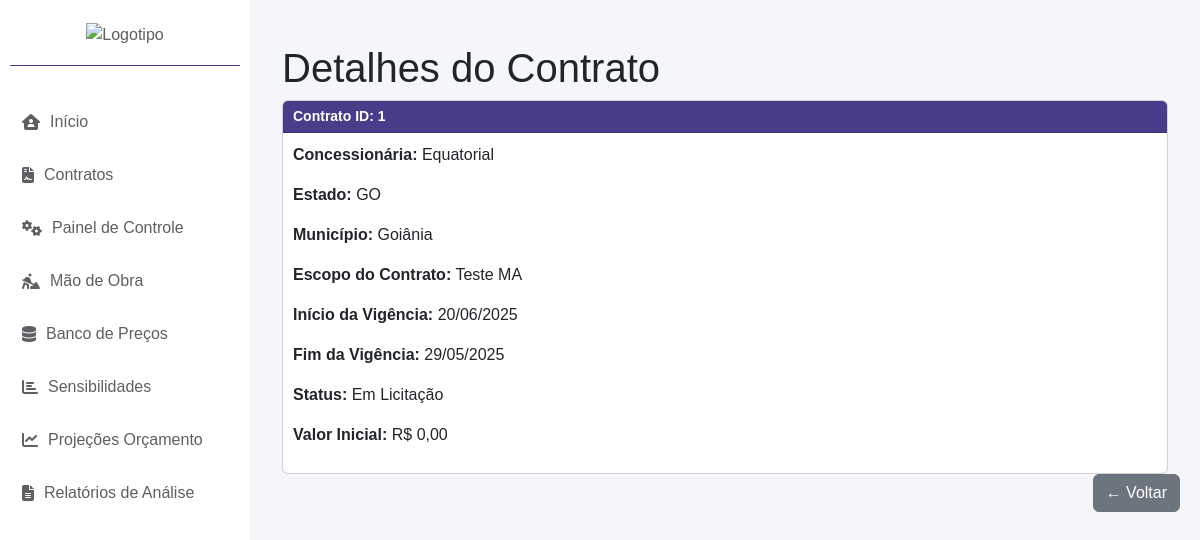
The app's page /cad_contrato/detalhes-contrato/1/, older data.
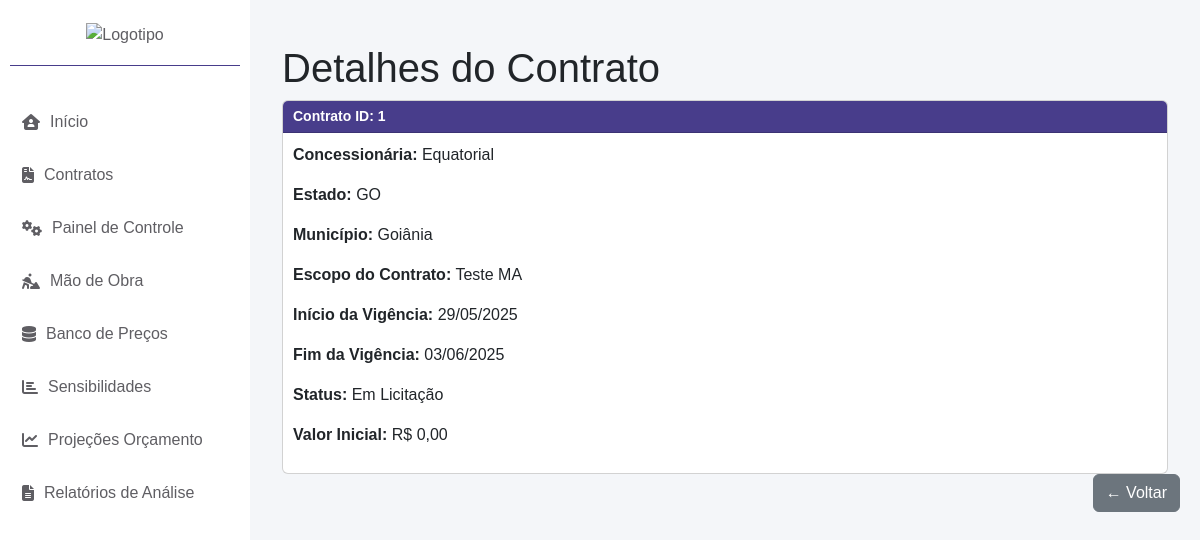
The same page, newer data.
### cad_contrato/models.py (models this page shows, shortened)
class CadastroContrato(models.Model):
    ESTADOS_CHOICES = [
        ('AC', 'Acre'),
        ('AL', 'Alagoas'),
        ('AP', 'Amapá'),
        ('AM', 'Amazonas'),
        ('BA', 'Bahia'),
        ('CE', 'Ceará'),
        ('DF', 'Distrito Federal'),
        ('ES', 'Espírito Santo'),
        ('GO', 'Goiás'),
        ('MA', 'Maranhão'),
        ('MT', 'Mato Grosso'),
        ('MS', 'Mato Grosso do Sul'),
        ('MG', 'Minas Gerais'),
        ('PA', 'Pará'),
        ('PB', 'Paraíba'),
        ('PR', 'Paraná'),
        ('PE', 'Pernambuco'),
        ('PI', 'Piauí'),
        ('RJ', 'Rio de Janeiro'),
        ('RN', 'Rio Grande do Norte'),
        ('RS', 'Rio Grande do Sul'),
        ('RO', 'Rondônia'),
        ('RR', 'Roraima'),
        ('SC', 'Santa Catarina'),
        ('SP', 'São Paulo'),
        ('SE', 'Sergipe'),
        ('TO', 'Tocantins'),
    ]
    STATUS_CHOICES = [
        ('EM_LICITACAO', 'Em Licitação'),
        ('EM_RENOVACAO', 'Em Renovação'),
        ('ATIVO', 'Ativo'),
        ('ENCERRADO', 'Encerrado'),
    ]
    contrato = models.AutoField(primary_key=True)
    concessionaria = models.CharField(max_length=100, default='Equatorial')
    estado = models.CharField(max_length=2, choices=ESTADOS_CHOICES, default='GO')
    municipio = models.CharField(max_length=100, default='Goiânia')
    escopo_contrato = models.CharField(max_length=255)
    inicio_vigencia_contrato = models.DateField(default='2025-01-01')
    fim_vigencia_contrato = models.DateField(default='2029-01-01')
    versao_base = models.ForeignKey('self', null=True, blank=True, on_delete=models.PROTECT, related_name='versoes')
    numero_versao = models.IntegerField(default=0)
    descricao_alteracao = models.TextField(blank=True)
    status_contrato = models.CharField(max_length=15, choices=STATUS_CHOICES, default='EM_LICITACAO', verbose_name="Status do Contrato")
    valor_inicial = models.DecimalField(max_digits=15, decimal_places=2, default=0.00, verbose_name="Valor Inicial do Contrato")
    created_at = models.DateTimeField(auto_now_add=True)
    updated_at = models.DateTimeField(auto_now=True)
    class Meta:
        ordering = ['-created_at']

### cad_contrato/views.py (the view)
# urls.py: path('detalhes-contrato/<int:pk>/', DetailContratosView.as_view(), name='detalhes_contrato'),
class DetailContratosView(DetailView):
    model = CadastroContrato
    template_name = 'detalhes_contrato.html'
    context_object_name = 'contrato'
    def get_object(self, queryset=None):
        contrato_id = self.kwargs.get('pk')  # 'pk' é o padrão usado pelo DetailView
        return CadastroContrato.objects.get(contrato=contrato_id)

### app/context_processors.py (called while the page is built)
def contrato_context(request):
    contrato_id = request.session.get('contrato_id')
    contrato = None
    if contrato_id:
        try:
            contrato = CadastroContrato.objects.get(contrato=contrato_id)
        except CadastroContrato.DoesNotExist:
            pass
    return {'contrato': contrato}

### cad_contrato/templates/detalhes_contrato.html
{% extends 'base.html' %}
{% block content %}
<div class="container-fluid mt-4">
    <h1>Detalhes do Contrato</h1>
    <div class="card">
        <div class="card-header">
            <strong>Contrato ID:</strong> {{ contrato.contrato }}
        </div>
        <div class="card-body">
            <p><strong>Concessionária:</strong> {{ contrato.concessionaria }}</p>
            <p><strong>Estado:</strong> {{ contrato.estado }}</p>
            <p><strong>Município:</strong> {{ contrato.municipio }}</p>
            <p><strong>Escopo do Contrato:</strong> {{ contrato.escopo_contrato }}</p>
            <p><strong>Início da Vigência:</strong> {{ contrato.inicio_vigencia_contrato|date:"d/m/Y" }}</p>
            <p><strong>Fim da Vigência:</strong> {{ contrato.fim_vigencia_contrato|date:"d/m/Y" }}</p>
            <p><strong>Status:</strong> {{ contrato.get_status_contrato_display }}</p>
            <p><strong>Valor Inicial:</strong> R$ {{ contrato.valor_inicial|floatformat:2 }}</p>
        </div>
    </div>
</div>
<div class="col-md-12 d-flex justify-content-end gap-2">
    <button type="button" class="btn btn-secondary" onclick="window.history.back();">
        ← Voltar
    </button>
</div>
{% endblock %}

Row changes from the older to the newer data that the page shows:
changed CadastroContrato "Equatorial": inicio_vigencia_contrato "20/06/2025" → "29/05/2025"; fim_vigencia_contrato "29/05/2025" → "03/06/2025"
